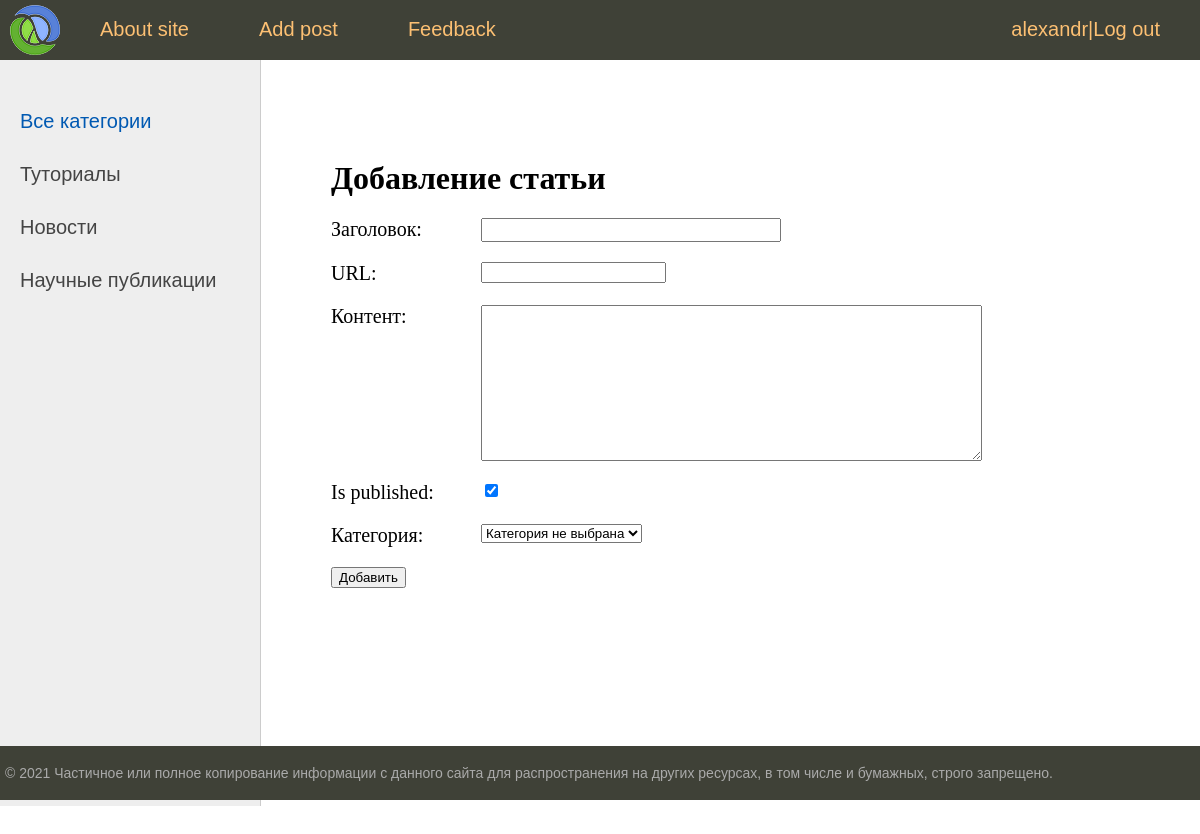
The page /s/add_page/ (signed in) on the database its author committed.
### secondapp/models.py (models this page shows)
class Category(models.Model):
    name = models.CharField(max_length=250)
    slug = models.SlugField(verbose_name='URL', unique=True, db_index=True)
    def __str__(self):
        return self.name
    def get_absolute_url(self):
        return reverse('category', kwargs={'cat_slug': self.slug})
    class Meta:
        verbose_name = 'Категория'
        verbose_name_plural = 'Категории'

### secondapp/views.py (the view)
# urls.py: path('add_page/', AddPage.as_view(), name='add_page'),
class AddPage(LoginRequiredMixin, DataMixin, CreateView):
    form_class = AddPostForm
    template_name = 'secondapp/addpage.html'
    success_url = reverse_lazy('home')
    login_url = reverse_lazy('home')
    def get_context_data(self, *, object_list=None, **kwargs):
        context = super().get_context_data(**kwargs)
        c_def = self.get_user_context(title='Добавление статьи')
        return dict(list(context.items())+list(c_def.items()))

### secondapp/forms.py
class AddPostForm(forms.ModelForm):
    def __init__(self,*args,**kwargs):
        super().__init__(*args,**kwargs)
        self.fields['cat'].empty_label = 'Категория не выбрана'
    class Meta:
        model = Blog
        fields =['title', 'slug', 'content','is_published', 'cat']
        widgets={
            'title': forms.TextInput(attrs={'class': 'form-input'}),
            'content': forms.Textarea(attrs={'cols': 60,'rows': 10})
        }

### secondapp/utils.py (called while the page is built)
        def get_user_context(self,**kwargs):
                context = kwargs
                cats = Category.objects.all()
                context['menu'] = menu
                context['cats'] = cats
                if 'cat_selected' not in context:
                        context['cat_selected']=0
                return context

### secondapp/templates/secondapp/addpage.html (shortened to what this page needs)
{%extends 'secondapp/base.html'%}
{%block content%}
<h1>{{title}}</h1>
<form action="{% url 'add_page'%}" method="post">
    <p><label class="form-label" for="{{form.title.id_for_label}}">{{form.title.label}}: </label>{{form.title}}</p>
    <p><label class="form-label" for="{{form.slug.id_for_label}}">{{form.slug.label}}: </label>{{form.slug}}</p>
    <p><label class="form-label" for="{{form.content.id_for_label}}">{{form.content.label}}: </label>{{form.content}}</p>
    <p><label class="form-label" for="{{form.is_published.id_for_label}}">{{form.is_published.label}}: </label>{{form.is_published}}</p>
    <p><label class="form-label" for="{{form.cat.id_for_label}}">{{form.cat.label}}: </label>{{form.cat}}</p>
    <button type="submit">Добавить</button>
</form>
{%endblock%}}

### secondapp/templates/secondapp/base.html (shortened to what this page needs)
{% load static %}
{% load secondapp_tags %}
<html>
<head>
	<link type="text/css" href="{% static 'secondapp/css/styles.css' %}" rel="stylesheet" />
</head>
<body>
<table class="table-page" border=0 cellpadding="0" cellspacing="0">
<tr><td valign=top>
{% block mainmenu %}
		<div class="header">
			<ul id="mainmenu" class="mainmenu">
			<li class="logo"><a href="{% url 'home'%}"><div class="logo"></div></a></li>
{% for m in menu %}
			<li><a href="{% url m.url_name %}">{{m.title}}</a></li>
{% endfor %}
				{%if request.user.is_authenticated%}
				<li class="last">{{user.username}}|<a href="{% url 'logout' %}">Log out</a></li>
				{%else%}
				<li class="last"><a href="{% url 'register' %}">Регистрация</a> | <a href="{% url 'login' %}">Войти</a></li>
				{%endif%}
			</ul>
		</div>
{% endblock mainmenu %}
<table class="table-content" border=0 cellpadding="0" cellspacing="0">
<tr>
	<td valign="top" class="left-chapters">
	<ul id="leftchapters">
{% if cat_selected == 0 %}
		<li class="selected">Все категории</li>
{% else %}
		<li><a href="{% url 'home' %}">Все категории</a></li>
{% endif %}
{%for c in cats%}
		{% if c.pk == cat_selected %}
		<li class="selected">{{c.name}}</li>
	{% else %}
		<li><a href="{{ c.get_absolute_url }}">{{c.name}}</a></li>
	{% endif %}
{%endfor%}
	</ul>
</td>
<td valign="top" class="content">
	<div class="content-text">
{% block content %}
{% endblock %}
	</div>
</td></tr></table>
</td></tr>
<tr><td valign=top>
	<div id="footer">
		<p>&copy; 2021 Частичное или полное копирование информации с данного сайта для распространения на других ресурсах, в том числе и бумажных, строго запрещено.</p>
	</div>
</td></tr></table>
</body>
</html>

### secondapp/static/secondapp/css/styles.css (style rules this page uses)
html, body { font-family: 'Arial'; margin: 0; padding: 0; height: 100%; width: 100%; color: #444; }
a { color: #0059b2; text-decoration: none; }
.table-page { width: 100%; height: 100%; vertical-align: top; }
.table-page tr { height: 100%; }
.header { background: #3F4137; height: 60px; }
.logo { background: url('../images/logo.png') no-repeat 10px 5px; width: 70px; height: 60px; }
ul.mainmenu { list-style: none; margin: 0; padding: 0; height: 60px; color: #fdc073; font-size: 20px; overflow: hidden; }
ul.mainmenu li { float: left; margin: 18px 40px 0 30px; }
ul.mainmenu li.logo { margin: 0; }
ul.mainmenu li.last { float: right; }
ul.mainmenu li a { color: #fdc073; text-decoration: none; }
.table-content { width: 100%; min-height: 100%; height: 100%; }
.left-chapters { margin: 0; background: #eee; border-right: 1px solid #ccc; min-height: 100%; }
.left-chapters ul { width: 230px; min-height: 100%; margin: 0; padding: 20px 10px 10px 20px; list-style: none; font-size: 20px; }
.left-chapters ul li { margin: 30px 0 0 0; color: #999; }
.left-chapters ul li.selected { color: #0059b2; }
.left-chapters ul li a { color: #444; text-decoration: none; }
.content { padding: 40px 20px 20px 40px; width: 100%; box-sizing: border-box; }
.content-text { margin: 60px 0 0 30px; color: #000; font-size: 20px; font-family: Yandex Sans Display Light; }
.content-text h1 { font-size: 32px; }
#footer { box-sizing: border-box; background: #3F4137; padding: 5px; color: #aaa; font-size: 14px; font-family: Verdana, Geneva, Arial, Helvetica; text-align: left; overflow: hidden; }
.form-input { width: 300px; font-size: 16px; }
.form-label { display: inline-block; min-width: 150px; vertical-align: top; }

### rows shown on the page
Category: name "Туториалы"
Category: name "Новости"
Category: name "Научные публикации"

### other values the page prints
{{ m.title }} "About site" "Add post" "Feedback"
{{ user.username }} "alexandr"
{{ title }} "Добавление статьи"
